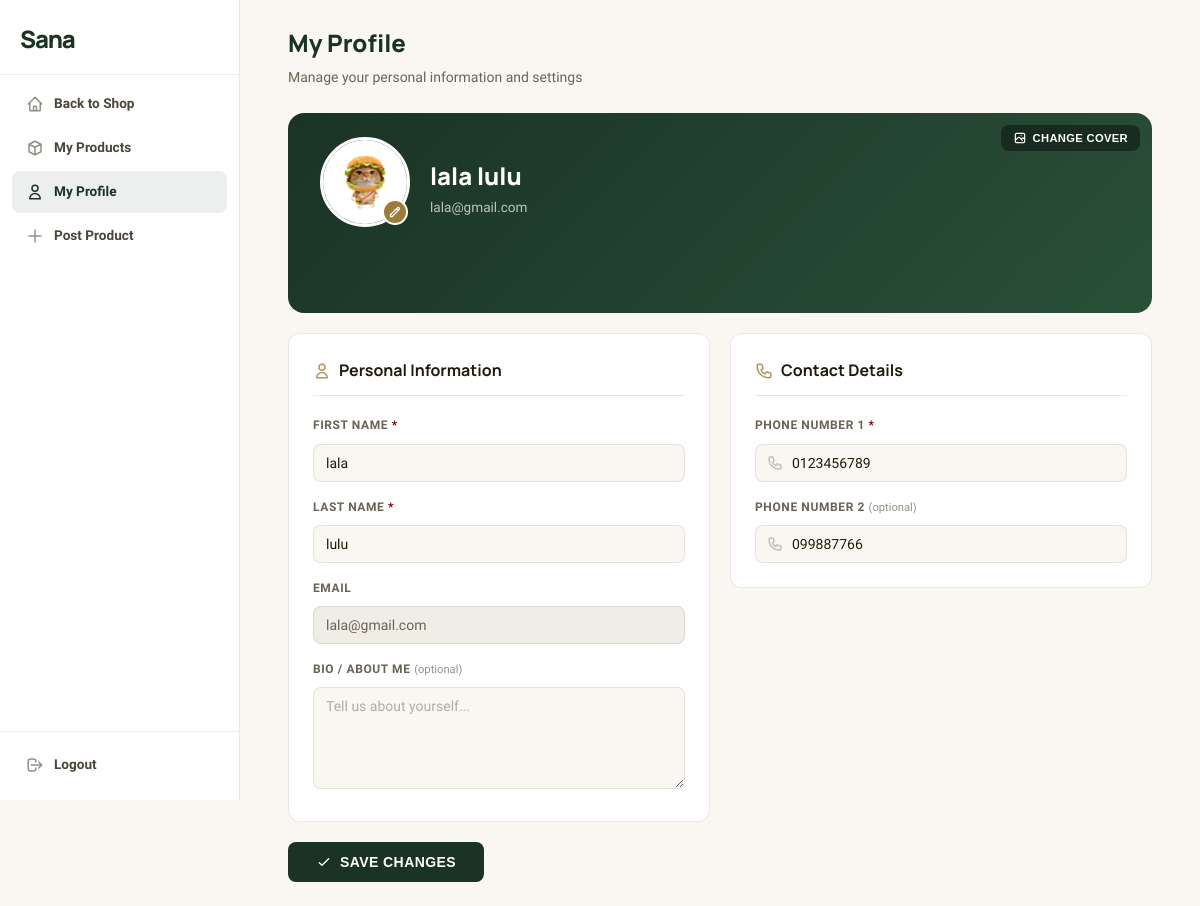
Screenshot of /views/user_profile.php (signed in) with the database file from the repository.
### tables this page shows
CREATE TABLE `user_profile` (
  `id` int(11) NOT NULL,
  `user_id` int(11) NOT NULL,
  `gender_id` int(11) DEFAULT NULL,
  `bio` varchar(200) DEFAULT NULL,
  `user_image` varchar(200) DEFAULT NULL,
  `background_image` varchar(200) DEFAULT NULL,
  `phone1` varchar(15) NOT NULL,
  `phone2` varchar(15) DEFAULT NULL,
  `created_at` timestamp NOT NULL DEFAULT current_timestamp(),
  `updated_at` timestamp NOT NULL DEFAULT current_timestamp() ON UPDATE current_timestamp()
);

CREATE TABLE `user` (
  `id` int(11) NOT NULL,
  `name` varchar(50) NOT NULL,
  `first_name` varchar(50) NOT NULL,
  `last_name` varchar(50) NOT NULL,
  `email` varchar(50) DEFAULT NULL,
  `password` varchar(255) DEFAULT NULL,
  `provider` varchar(200) DEFAULT NULL,
  `provider_id` varchar(200) DEFAULT NULL,
  `avatar` tinyint(1) NOT NULL DEFAULT 0,
  `is_admin` tinyint(1) NOT NULL DEFAULT 0,
  `can_post` tinyint(1) DEFAULT 0,
  `request_post_permission` tinyint(1) DEFAULT 0,
  `created_at` timestamp NOT NULL DEFAULT current_timestamp(),
  `updated_at` timestamp NOT NULL DEFAULT current_timestamp() ON UPDATE current_timestamp()
);

### repos/ProfileRepository.php (called while the page is built, shortened)
<?php
class ProfileRepository {
    private $conn;
    public function __construct($conn) {
        $this->conn = $conn;
    }
    public function getByUserId(int $userId): ?array {
        $stmt = $this->conn->prepare(
            "SELECT * FROM user_profile WHERE user_id = :uid LIMIT 1"
        );
        $stmt->execute([':uid' => $userId]);
        $row = $stmt->fetch(PDO::FETCH_ASSOC);
        return $row ?: null;
    }
}

### repos/UserRepository.php (called while the page is built, shortened)
<?php
class UserRepository {
    protected $conn;
    public function __construct(PDO $conn) {
        $this->conn = $conn;
    }
    public function findById($id) {
        $sql = "SELECT * FROM `user` WHERE id = :id";
        $stmt = $this->conn->prepare($sql);
        $stmt->execute([':id' => $id]);
        return $stmt->fetch(PDO::FETCH_ASSOC);
    }
}

### views/user_profile.php (the view, shortened to what this page needs)
<?php
require_once '../configs/connect.php';
require_once '../repos/UserRepository.php';
require_once '../repos/ProfileRepository.php';
$userRepo = new UserRepository($conn);
$profileRepo = new ProfileRepository($conn);
$user = $userRepo->findById($_SESSION['user_id']);
$profile = $profileRepo->getByUserId($_SESSION['user_id']);
$phone1 = $profile['phone1'] ?? '';
$phone2 = $profile['phone2'] ?? '';
$bio = $profile['bio'] ?? '';
$userImage = $profile['user_image'] ?? '';
?>
<!DOCTYPE html>
<html lang="en">
<head>
</head>
<body>
    <?php include './assets/user_sidebar.php'; ?>
    <div class="main-content">
        <div class="page-header">
            <h1>My Profile</h1>
            <p>Manage your personal information and settings</p>
        </div>
        <div class="form-wrapper">
            <form action="../controllers/profile.php" method="POST" enctype="multipart/form-data">
                <div class="profile-banner" id="profileBanner">
                    <button type="button" class="banner-upload" id="bannerBtn">
                        Change Cover
                    </button>
                    <div class="profile-banner-content">
                        <div class="profile-avatar-wrapper">
                            <div class="profile-avatar" id="avatarDisplay">
                                <?php if (!empty($userImage)): ?>
                                    <img src="../uploads/profiles/<?php echo htmlspecialchars($userImage); ?>" alt="Avatar">
                                <?php else: ?>
                                    <svg fill="none" stroke="currentColor" viewBox="0 0 24 24"><path stroke-linecap="round" stroke-linejoin="round" stroke-width="2" d="M16 7a4 4 0 11-8 0 4 4 0 018 0zM12 14a7 7 0 00-7 7h14a7 7 0 00-7-7z"></path></svg>
                                <?php endif; ?>
                            </div>
                            <label class="avatar-edit-btn">
                                <svg width="12" height="12" fill="none" stroke="currentColor" viewBox="0 0 24 24"><path stroke-linecap="round" stroke-linejoin="round" stroke-width="2.5" d="M15.232 5.232l3.536 3.536m-2.036-5.036a2.5 2.5 0 113.536 3.536L6.5 21.036H3v-3.572L16.732 3.732z"></path></svg>
                            </label>
                        </div>
                        <div class="profile-info">
                            <p class="display-name"><?php echo htmlspecialchars($user['first_name'] . ' ' . $user['last_name']); ?></p>
                            <p class="user-email"><?php echo htmlspecialchars($user['email']); ?></p>
                        </div>
                    </div>
                </div>
                <div class="form-layout">
                    <div>
                        <div class="form-section">
                            <h3 class="section-title">
                                <svg fill="none" stroke="currentColor" viewBox="0 0 24 24"><path stroke-linecap="round" stroke-linejoin="round" stroke-width="2" d="M16 7a4 4 0 11-8 0 4 4 0 018 0zM12 14a7 7 0 00-7 7h14a7 7 0 00-7-7z"></path></svg>
                                Personal Information
                            </h3>
                            <div class="form-group">
                                <label for="first_name">First Name <span class="required">*</span></label>
                                <input type="text" id="first_name" name="first_name" class="form-control" value="<?php echo htmlspecialchars($user['first_name']); ?>" required>
                            </div>
                            <div class="form-group">
                                <label for="last_name">Last Name <span class="required">*</span></label>
                                <input type="text" id="last_name" name="last_name" class="form-control" value="<?php echo htmlspecialchars($user['last_name']); ?>" required>
                            </div>
                            <div class="form-group">
                                <label for="email">Email</label>
                                <input type="email" id="email" class="form-control disabled" value="<?php echo htmlspecialchars($user['email']); ?>" disabled>
                            </div>
                            <div class="form-group">
                                <label for="bio">Bio / About Me <span class="hint">(optional)</span></label>
                                <textarea id="bio" name="bio" class="form-control" rows="5" placeholder="Tell us about yourself..."><?php echo htmlspecialchars($bio); ?></textarea>
                            </div>
                        </div>
                        <div class="form-actions">
                            <button type="submit" class="btn-submit">
                                <svg width="16" height="16" fill="none" stroke="currentColor" viewBox="0 0 24 24"><path stroke-linecap="round" stroke-linejoin="round" stroke-width="2" d="M5 13l4 4L19 7"></path></svg>
                                Save Changes
                            </button>
                        </div>
                    </div>
                    <div>
                        <div class="form-section">
                            <h3 class="section-title">
                                Contact Details
                            </h3>
                            <div class="form-group">
                                <label for="phone1">Phone Number 1 <span class="required">*</span></label>
                                <div class="input-wrapper">
                                    <input type="text" id="phone1" name="phone1" class="form-control" value="<?php echo htmlspecialchars($phone1); ?>" required placeholder="012345678">
                                </div>
                            </div>
                            <div class="form-group">
                                <label for="phone2">Phone Number 2 <span class="hint">(optional)</span></label>
                                <div class="input-wrapper">
                                    <input type="text" id="phone2" name="phone2" class="form-control" value="<?php echo htmlspecialchars($phone2); ?>" placeholder="012345678">
                                </div>
                            </div>
                        </div>
                    </div>
                </div>
            </form>
        </div>
    </div>
</body>
</html>

### rows the page displays
user_profile: user_image (picture), phone1 "0123456789", phone2 "099887766"
user: first_name+last_name "lala lulu", email "lala@gmail.com", first_name "lala", last_name "lulu"
